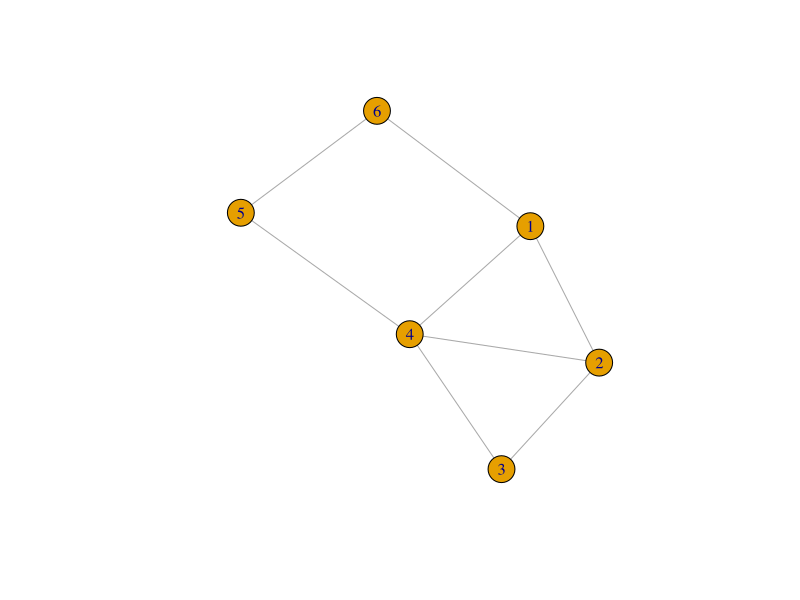

Recreate this plot in R.
#install.packages("igraph")
library(igraph)

a = make_graph(c(1, 2, 2, 3, 3, 4, 5, 6, 4,1, 2,4, 4,5, 6,1), directed = FALSE)
plot(a)
